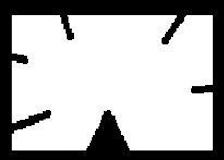
#> input picture cwd/approx.jpg, 224 x 160 px, found by its file name
$ python 12-contours-defects.py   (older library calls are emulated)
#> lines starting #> are read from the running program, lines starting #| are printed output that depends on the picture; after the words box and inside, x2 and y2 are one past the last pixel; in counts of white or black regions, pixels touching at a corner belong together
import numpy as np
import cv2 as cv
import matplotlib.pyplot as plt

# read
img = cv.imread('approx.jpg', cv.IMREAD_COLOR)
#> img is the input picture: shape (160, 224, 3); min 0, max 255, mean 179.2
gray = cv.cvtColor(img, cv.COLOR_BGR2GRAY)
img = cv.cvtColor(img, cv.COLOR_BGR2RGB)

# threshold
ret, thresh = cv.threshold(gray, 127, 255, 0)
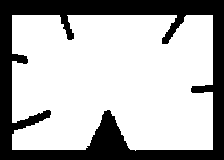
#> thresh: shape (160, 224); 70.3% white; 1 black region

# find contours
# https://docs.opencv.org/master/d4/d73/tutorial_py_contours_begin.html
# document has error
# findContours had not changed source img and plus one return value at first
some, contours, hierarchy = cv.findContours(thresh, cv.RETR_TREE, cv.CHAIN_APPROX_SIMPLE)
#> contours = 1 contour; box (x1, y1, x2, y2) and area: (12, 15, 213, 151) 24696

# get first
cnt = contours[0]
#> cnt = contour of 223 points, box (x1, y1, x2, y2) (12, 15, 213, 151), area 24696
cnt_img = img.copy()
cv.drawContours(cnt_img, contours, 0, (255, 0, 0), 3)
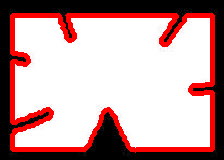
#> cnt_img: shape (160, 224, 3); 13.3% of pixels changed, all inside (x1, y1, x2, y2) = (10, 13, 215, 153)

hull = cv.convexHull(cnt, returnPoints=False)
#> hull = [150, 137, 135, 71, 0]
print("hull: \n", hull, "\n")
#| hull:
#|  [[150]
#|  [137]
#|  [135]
#|  [ 71]
#|  [  0]]
defects = cv.convexityDefects(cnt, hull)
#> defects = [[150, 0, 170, 7424], [0, 71, 43, 9984], [71, 135, 105, 10442], [135, 137, 136, 253], [137, 150, 142, 5632]]
print("defects: \n", defects, "\n")
#| defects:
#|  [[[  150     0   170  7424]]
#|  [[    0    71    43  9984]]
#|  [[   71   135   105 10442]]
#|  [[  135   137   136   253]]
#|  [[  137   150   142  5632]]]

defect_img = img.copy()
#  [ start point, end point, farthest point, approximate distance to farthest point ]
for i in range(defects.shape[0]):
    s, e, f, d = defects[i, 0]
    start = tuple(cnt[s][0])
    end = tuple(cnt[e][0])
    far = tuple(cnt[f][0])
    cv.line(defect_img, start, end, [0, 255, 0], 2)
    cv.circle(defect_img, far, 5, [0, 0, 255], -1)
#> this loop made 5 passes
#> (s, e, f, d, start, end, far) on passes 1 to 5: (150, 0, 170, 7424, (212, 15), (12, 15), (167, 44)), (0, 71, 43, 9984, (12, 15), (12, 149), (51, 111)), (71, 135, 105, 10442, (12, 149), (135, 150), (109, 109)), (135, 137, 136, 253, (135, 150), (212, 149), (136, 149)), (137, 150, 142, 5632, (212, 149), (212, 15), (190, 91))
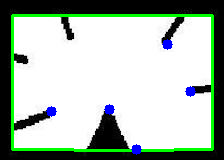
#> defect_img: shape (160, 224, 3); 6.63% of pixels changed, all inside (x1, y1, x2, y2) = (11, 14, 214, 155)

# show
plt.subplot(2, 2, 1), plt.imshow(img), plt.title("original")
plt.subplot(2, 2, 2), plt.imshow(cnt_img), plt.title("cnt_img")
plt.subplot(2, 2, 3), plt.imshow(defect_img), plt.title("defect_img")
plt.show()
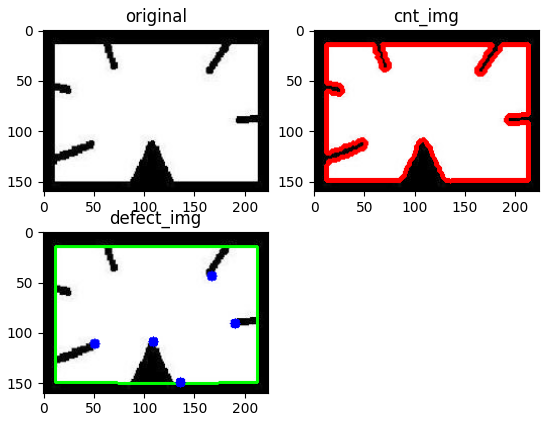
#> figure drawn by matplotlib, 3 panels
